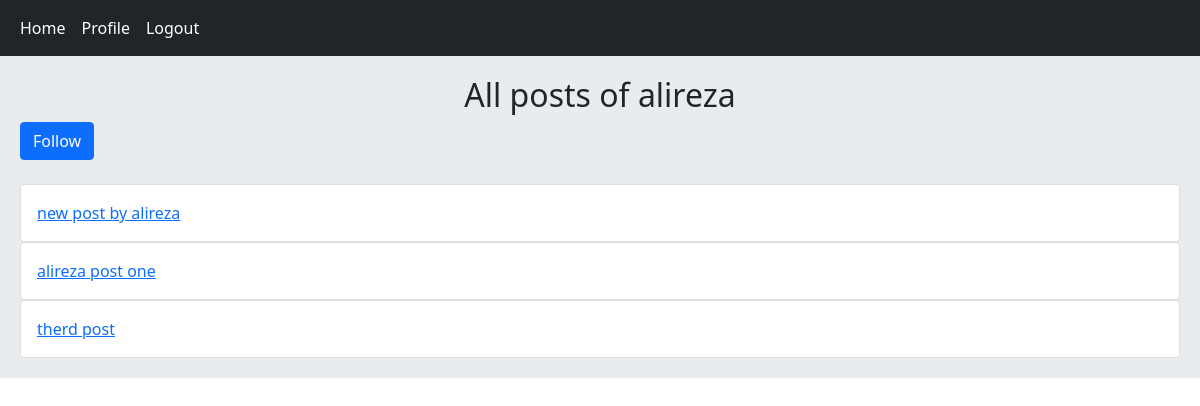
Screenshot of /account/profile/3 (signed in) with the database file from the repository.
### home/models.py (models this page shows, shortened)
class Post(models.Model):
    user=models.ForeignKey(User,on_delete=models.CASCADE,related_name='posts')
    title=models.CharField(max_length=300,null=True)
    body=models.TextField()
    slug=models.SlugField()
    created=models.DateTimeField(auto_now_add=True)
    updated=models.DateTimeField(auto_now=True)
    class Meta:
        ordering=('-created',)
    def get_absolute_url(self):
        return reverse("home:post_detail", args=(self.id,self.slug))

### account/views.py (the view)
# urls.py: path('profile/<int:user_id>',views.UserProfileView.as_view(),name='user_profile'),
class UserProfileView(LoginRequiredMixin,View):
    def get(self,request,user_id):
        is_following=False # in ro baraie in gozashtim ke badan az ruie in motaghaier befahmim karbar ro follow kardim ya na?
        user=get_object_or_404(User,pk=user_id)
        posts=user.posts.all()
        relation=RelationsModel.objects.filter(from_user=request.user.id,to_user=user_id)
        if relation.exists():
            is_following=True
        return render(request,'account/profile.html',{'user': user,'posts':posts,'is_following':is_following})

### account/templates/account/profile.html (shortened to what this page needs)
{% extends "base.html" %}
{% block content %}
       <h2 class='text-center'> All posts of {{user.username}} </h2>
        {% if request.user.id != user.id and not is_following %}
            <a href=" {% url 'account:user_follow' user.id %}" class="btn btn-primary">Follow</a><br><br>
        {% elif request.user.id != user.id and is_following %}
            <a href=" {% url 'account:user_unfollow' user.id %}" class="btn btn-primary">Unfollow</a><br><br>
        {% endif %}
        {% for post in posts  %}
            <div class="card">
                <a href="{{post.get_absolute_url}}" class="card-body"> {{post.title}} </a>
            </div>
        {% endfor %}
{% endblock content %}

### rows the page displays
Post: title "new post by alireza"
Post: title "alireza post one"
Post: title "therd post"

### other values shown
{{ user.username }} "alireza"
